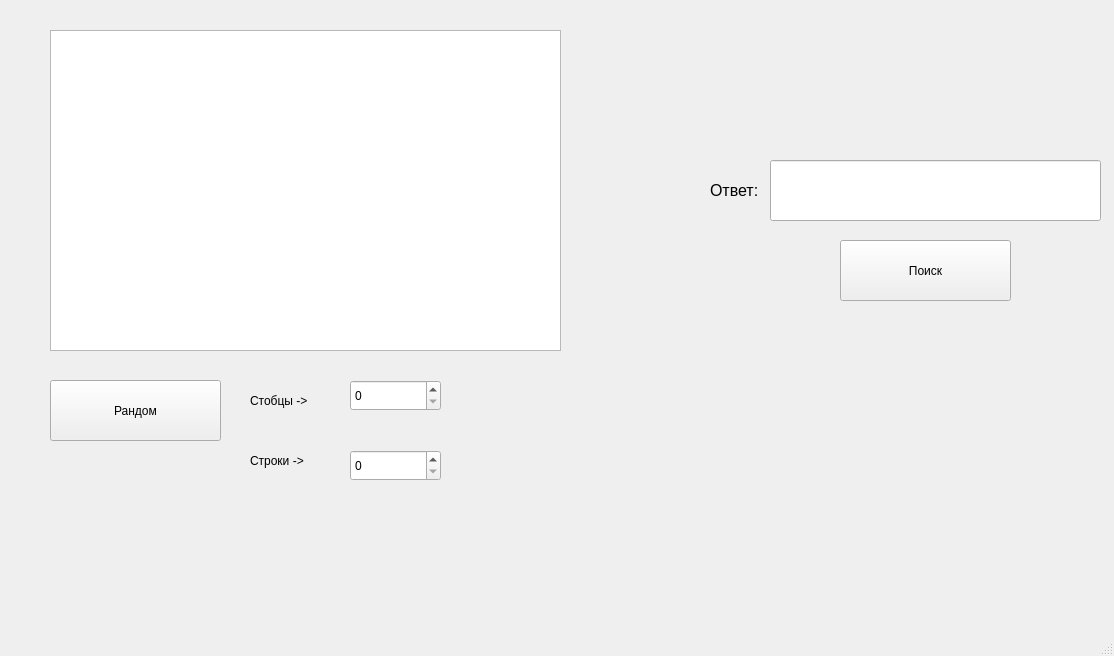
<?xml version="1.0" encoding="UTF-8"?>
<ui version="4.0">
 <class>MainWindow</class>
 <widget class="QMainWindow" name="MainWindow">
  <property name="geometry">
   <rect>
    <x>0</x>
    <y>0</y>
    <width>1114</width>
    <height>656</height>
   </rect>
  </property>
  <property name="windowTitle">
   <string>MainWindow</string>
  </property>
  <widget class="QWidget" name="centralwidget">
   <widget class="QTableWidget" name="tableWidget">
    <property name="geometry">
     <rect>
      <x>50</x>
      <y>30</y>
      <width>511</width>
      <height>321</height>
     </rect>
    </property>
   </widget>
   <widget class="QLineEdit" name="answer">
    <property name="geometry">
     <rect>
      <x>770</x>
      <y>160</y>
      <width>331</width>
      <height>61</height>
     </rect>
    </property>
   </widget>
   <widget class="QLabel" name="label">
    <property name="geometry">
     <rect>
      <x>710</x>
      <y>160</y>
      <width>61</width>
      <height>61</height>
     </rect>
    </property>
    <property name="font">
     <font>
      <pointsize>12</pointsize>
     </font>
    </property>
    <property name="text">
     <string>Ответ:</string>
    </property>
   </widget>
   <widget class="QSpinBox" name="spinBox_row">
    <property name="geometry">
     <rect>
      <x>350</x>
      <y>450</y>
      <width>91</width>
      <height>31</height>
     </rect>
    </property>
   </widget>
   <widget class="QSpinBox" name="spinBox_column">
    <property name="geometry">
     <rect>
      <x>350</x>
      <y>380</y>
      <width>91</width>
      <height>31</height>
     </rect>
    </property>
   </widget>
   <widget class="QLabel" name="row">
    <property name="geometry">
     <rect>
      <x>250</x>
      <y>430</y>
      <width>81</width>
      <height>61</height>
     </rect>
    </property>
    <property name="text">
     <string>Строки -&gt;</string>
    </property>
   </widget>
   <widget class="QLabel" name="column">
    <property name="geometry">
     <rect>
      <x>250</x>
      <y>370</y>
      <width>81</width>
      <height>61</height>
     </rect>
    </property>
    <property name="text">
     <string>Стобцы -&gt;</string>
    </property>
   </widget>
   <widget class="QPushButton" name="pushButton_search">
    <property name="geometry">
     <rect>
      <x>840</x>
      <y>240</y>
      <width>171</width>
      <height>61</height>
     </rect>
    </property>
    <property name="text">
     <string>Поиск</string>
    </property>
   </widget>
   <widget class="QPushButton" name="pushButton_rand">
    <property name="geometry">
     <rect>
      <x>50</x>
      <y>380</y>
      <width>171</width>
      <height>61</height>
     </rect>
    </property>
    <property name="text">
     <string>Рандом</string>
    </property>
   </widget>
  </widget>
  <widget class="QMenuBar" name="menubar">
   <property name="geometry">
    <rect>
     <x>0</x>
     <y>0</y>
     <width>1114</width>
     <height>26</height>
    </rect>
   </property>
  </widget>
  <widget class="QStatusBar" name="statusbar"/>
 </widget>
 <resources/>
 <connections/>
</ui>
